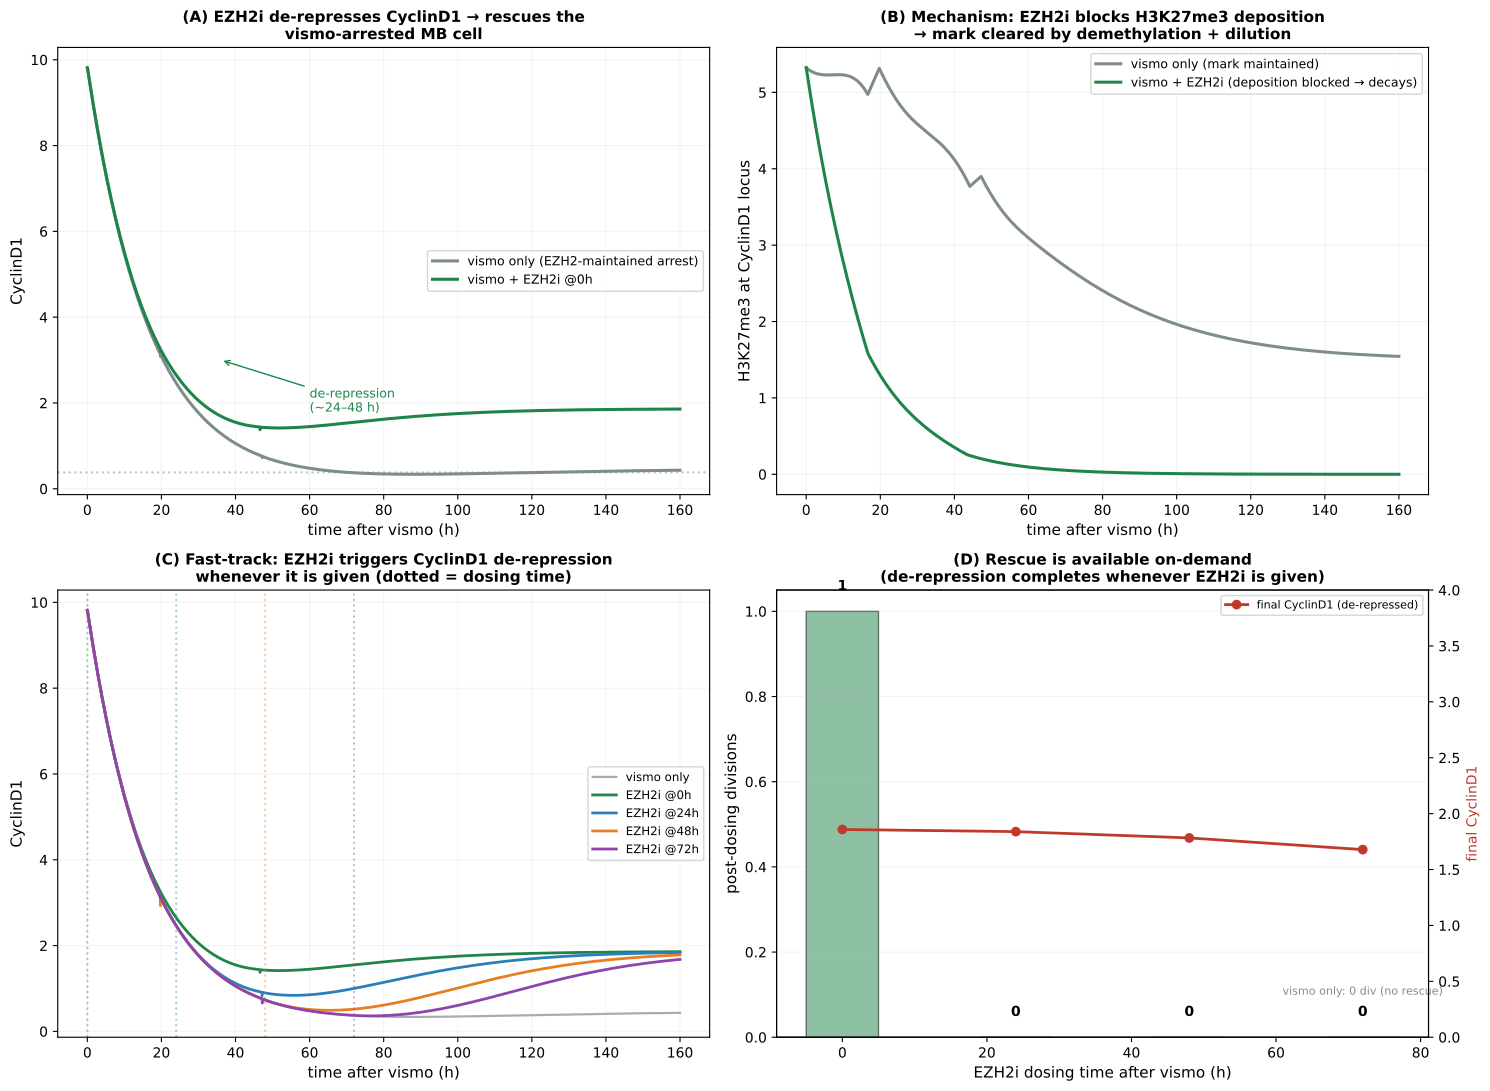

Here is the Python script that generated this plot:
"""EZH2i fast-tracks CyclinD1 de-repression and rescues the vismodegib-arrested MB cell (calibrated
H3K27me3-MEMORY model). Vismo lowers Gli-driven CyclinD1 but the MYCN floor keeps it near threshold;
residual H3K27me3 at the CyclinD1 locus holds it just below, and EZH2i clears the mark to re-tip it.
EZH2i blocks H3K27me3 deposition -> the mark decays (active demethylation + replication-dilution) ->
CyclinD1 de-represses over ~24-48h -> cycle re-entry, AT WHATEVER TIME the inhibitor is given.

(A) CyclinD1 +/- EZH2i; (B) the H3K27me3 mark (the mechanism); (C) timed dosing @0/24/48h -> de-
represses whenever added (the fast-track); (D) rescue outcome (de-repression + divisions) vs dosing time.

NOTE (2026-07): the earlier "stable, EZH2-maintained lock-in" framing is SUPERSEDED. EZH2 is cell-cycle-
gated (Skp2/E2f), so it is not MYCN-sustained in a non-cycling cell; and the mark does NOT make G0
bistable -- a two-initial-condition test (fig_v44_g0_bistability_confirm) shows arrested G0 is MONOSTABLE
and reversible ("sticky"/metastable, not latched). The rescue result is unchanged: EZH2i de-represses the
MYCN-floored, mark-repressed borderline CyclinD1 and re-tips it into cycle.

(Mitogen-withdrawn GNPs are NOT shown: there EZH2 falls with cycle exit so the mark self-clears -- but by
the same cell-cycle-gating this now applies to the MB/vismo arrest too; EZH2i just accelerates it.)

Cache: fig_v44_ezh2i_rescue_kinetics_cache.npz  (--fresh). ~15 min fresh.
"""
import sys, os
sys.path.insert(0, os.path.dirname(os.path.dirname(os.path.abspath(__file__))))
import numpy as np, tellurium as te, matplotlib.pyplot as plt
from scipy.signal import find_peaks
from src.build_model_v44_heldt import build_model_v44

FRESH = '--fresh' in sys.argv
CACHE = 'simulations/fig_v44_ezh2i_rescue_kinetics_cache.npz'
# with_h3k27_memory is the alternative explicit-mark variant (no PRC2_rep), incompatible with the now-default
# integrated flags (cdk6_gli needs the chain's PRC2_rep). Opt out of the 2026-08-09 baked defaults for this figure.
rr = te.loada(build_model_v44(with_ezh2=True, with_hh=True, with_h3k27_memory=True,
                              with_p27_optionB=False, with_cdk6_gli=False, with_cd_hyper_escape=False))
rr.integrator.setValue("absolute_tolerance", 1e-9)
rr.integrator.setValue("relative_tolerance", 1e-6)
SEL = ['time', 'Cd', 'H3K27_Cd', 'MPF']
T_POST = 9600                      # 160 h window
MB = dict(SHH=0.5, MYCN_amplification=2.8, Ptch1_copy_number=0.1, p16=0.306, p18=1.553, kSyP21=0.002,
          k_Cd_translation=0.801 * 1.4, P21_div=0.5, EZH2i=0, HHi=0)
DOSE_MIN = {None: None, 0: 0, 24: 1440, 48: 2880, 72: 4320}   # dosing time label(h) -> minutes


def _set_tol(a, r):
    rr.integrator.setValue("absolute_tolerance", a); rr.integrator.setValue("relative_tolerance", r)


def _phase(dur):
    n = max(2, int(dur / 2.5))     # uniform 2.5-min output -> clean peak counting across phases
    try:
        return rr.simulate(0, dur, n, selections=SEL)
    except Exception:
        _set_tol(1e-6, 1e-4)
        try:
            return rr.simulate(0, dur, n, selections=SEL)
        finally:
            _set_tol(1e-9, 1e-6)


def trajectory(ezi_min):
    rr.reset()
    for k, v in MB.items():
        rr[k] = v
    rr.simulate(0, 6500, 13000)               # equilibrate cycling MB
    rr['HHi'] = 0.85                        # vismo at t=0
    if ezi_min == 0:
        rr['EZH2i'] = 1; segs = [(_phase(T_POST), 0.0)]
    elif ezi_min is None:
        segs = [(_phase(T_POST), 0.0)]
    else:
        segs = [(_phase(ezi_min), 0.0)]; rr['EZH2i'] = 1
        segs.append((_phase(T_POST - ezi_min), ezi_min))
    ts, cds, mks, mps = [], [], [], []
    for r, o in segs:
        sl = slice(1, None) if ts else slice(None)
        ts.append(r['time'][sl] + o); cds.append(r['Cd'][sl]); mks.append(r['H3K27_Cd'][sl]); mps.append(r['MPF'][sl])
    t = np.concatenate(ts) / 60.0; cd = np.concatenate(cds); mk = np.concatenate(mks); mpf = np.concatenate(mps)
    pk, _ = find_peaks(mpf, prominence=0.15, distance=int(200 / 2.5))
    # divisions counted AFTER dosing (post-rescue re-entry)
    t0 = 0 if ezi_min in (0, None) else ezi_min / 60.0
    n_post = int(np.sum(t[pk] >= t0))
    return dict(t=t, cd=cd, mk=mk, pk=pk, n_post=n_post)


if FRESH or not os.path.exists(CACHE):
    print('computing MB vismo +/- EZH2i (timed dosing)...')
    save = {}
    for lab, mn in DOSE_MIN.items():
        tr = trajectory(mn)
        key = 'none' if lab is None else f'e{lab}'
        for f in ['t', 'cd', 'mk']:
            save[f'{key}_{f}'] = tr[f]
        save[f'{key}_pk'] = tr['pk']; save[f'{key}_npost'] = tr['n_post']
        print(f'  {key}: {len(tr["pk"])} total div, {tr["n_post"]} post-dosing')
    np.savez(CACHE, **save)
    print('cached ->', CACHE)
z = np.load(CACHE)

# ---------------------------------------------------------------- figure
fig, ax = plt.subplots(2, 2, figsize=(15, 11))
GREY, GRN = '#7f8c8d', '#1e8449'
TIMED = [('e0', 0, '#1e8449'), ('e24', 24, '#2980b9'), ('e48', 48, '#e67e22'), ('e72', 72, '#8e44ad')]

# (A) CyclinD1 +/- EZH2i (basic rescue + kinetics): vismo-only vs EZH2i@0h
a = ax[0, 0]
a.plot(z['none_t'], z['none_cd'], '-', color=GREY, lw=2.2, label='vismo only (EZH2-maintained arrest)')
a.plot(z['e0_t'], z['e0_cd'], '-', color=GRN, lw=2.2, label='vismo + EZH2i @0h')
a.axhline(z['none_cd'][z['none_t'] > 80].mean(), color=GREY, ls=':', alpha=0.5)
a.annotate('de-repression\n(~24–48 h)', xy=(36, 3.0), xytext=(60, 1.8), fontsize=9, color=GRN,
           arrowprops=dict(arrowstyle='->', color=GRN))
a.set_xlabel('time after vismo (h)', fontsize=11); a.set_ylabel('CyclinD1', fontsize=11)
a.set_title('(A) EZH2i de-represses CyclinD1 → rescues the\nvismo-arrested MB cell', fontweight='bold', fontsize=11)
a.legend(fontsize=9, loc='center right'); a.grid(alpha=0.15)

# (B) the mechanism: H3K27me3 mark
b = ax[0, 1]
b.plot(z['none_t'], z['none_mk'], '-', color=GREY, lw=2.2, label='vismo only (mark maintained)')
b.plot(z['e0_t'], z['e0_mk'], '-', color=GRN, lw=2.2, label='vismo + EZH2i (deposition blocked → decays)')
b.set_xlabel('time after vismo (h)', fontsize=11); b.set_ylabel('H3K27me3 at CyclinD1 locus', fontsize=11)
b.set_title('(B) Mechanism: EZH2i blocks H3K27me3 deposition\n→ mark cleared by demethylation + dilution', fontweight='bold', fontsize=11)
b.legend(fontsize=9, loc='upper right'); b.grid(alpha=0.15)

# (C) timed dosing -> de-represses whenever added (the fast-track)
c = ax[1, 0]
c.plot(z['none_t'], z['none_cd'], '-', color=GREY, lw=1.6, alpha=0.7, label='vismo only')
for key, h, col in TIMED:
    c.plot(z[f'{key}_t'], z[f'{key}_cd'], '-', color=col, lw=2, label=f'EZH2i @{h}h')
    c.axvline(h, color=col, ls=':', alpha=0.4)
c.set_xlabel('time after vismo (h)', fontsize=11); c.set_ylabel('CyclinD1', fontsize=11)
c.set_title('(C) Fast-track: EZH2i triggers CyclinD1 de-repression\nwhenever it is given (dotted = dosing time)', fontweight='bold', fontsize=11)
c.legend(fontsize=8.5, loc='center right'); c.grid(alpha=0.15)

# (D) rescue outcome vs dosing time
d = ax[1, 1]
hs = [h for _, h, _ in TIMED]
npost = [int(z[f'{key}_npost']) for key, _, _ in TIMED]
# final CyclinD1 (de-repression extent)
finalcd = [z[f'{key}_cd'][-1] for key, _, _ in TIMED]
d.bar(hs, npost, width=10, color=[col for _, _, col in TIMED], alpha=0.5, edgecolor='k')
for h, n in zip(hs, npost):
    d.text(h, n + 0.05, str(n), ha='center', fontweight='bold', fontsize=10)
d.axhline(0, color=GREY, lw=1)
d.text(72, 0.1, 'vismo only: 0 div (no rescue)', fontsize=8, color=GREY, ha='center')
d2 = d.twinx()
d2.plot(hs, finalcd, '-o', color='#c0392b', lw=2, ms=6, label='final CyclinD1 (de-repressed)')
d2.set_ylabel('final CyclinD1', color='#c0392b', fontsize=10); d2.set_ylim(0, 4)
d.set_xlabel('EZH2i dosing time after vismo (h)', fontsize=11)
d.set_ylabel('post-dosing divisions', fontsize=11)
d.set_title('(D) Rescue is available on-demand\n(de-repression completes whenever EZH2i is given)', fontweight='bold', fontsize=11)
d2.legend(fontsize=8, loc='upper right'); d.grid(alpha=0.15, axis='y')

plt.tight_layout()
plt.savefig('simulations/fig_v44_ezh2i_rescue_kinetics.png', dpi=160, bbox_inches='tight')
plt.savefig('simulations/fig_v44_ezh2i_rescue_kinetics.pdf', bbox_inches='tight')
plt.close()
print('Saved: fig_v44_ezh2i_rescue_kinetics.png / .pdf')
